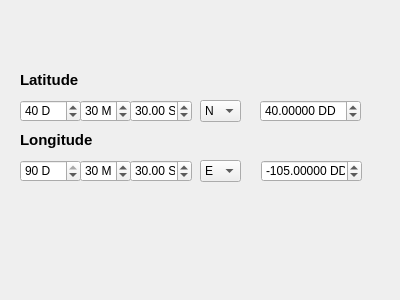
<?xml version="1.0" encoding="UTF-8"?>
<ui version="4.0">
 <class>LatLongCalcDialogBase</class>
 <widget class="QDialog" name="LatLongCalcDialogBase">
  <property name="geometry">
   <rect>
    <x>0</x>
    <y>0</y>
    <width>400</width>
    <height>300</height>
   </rect>
  </property>
  <property name="windowTitle">
   <string>Calculate Lat Lon</string>
  </property>
  <widget class="QLabel" name="label">
   <property name="geometry">
    <rect>
     <x>20</x>
     <y>70</y>
     <width>71</width>
     <height>20</height>
    </rect>
   </property>
   <property name="font">
    <font>
     <pointsize>11</pointsize>
     <weight>75</weight>
     <bold>true</bold>
    </font>
   </property>
   <property name="text">
    <string>Latitude</string>
   </property>
  </widget>
  <widget class="QSpinBox" name="spbLatD">
   <property name="geometry">
    <rect>
     <x>20</x>
     <y>100</y>
     <width>61</width>
     <height>22</height>
    </rect>
   </property>
   <property name="suffix">
    <string> D</string>
   </property>
   <property name="maximum">
    <number>90</number>
   </property>
   <property name="value">
    <number>40</number>
   </property>
  </widget>
  <widget class="QSpinBox" name="spbLatM">
   <property name="geometry">
    <rect>
     <x>80</x>
     <y>100</y>
     <width>51</width>
     <height>22</height>
    </rect>
   </property>
   <property name="suffix">
    <string> M</string>
   </property>
   <property name="maximum">
    <number>59</number>
   </property>
   <property name="value">
    <number>30</number>
   </property>
  </widget>
  <widget class="QDoubleSpinBox" name="spbLatS">
   <property name="geometry">
    <rect>
     <x>130</x>
     <y>100</y>
     <width>62</width>
     <height>22</height>
    </rect>
   </property>
   <property name="prefix">
    <string/>
   </property>
   <property name="suffix">
    <string> S</string>
   </property>
   <property name="maximum">
    <double>59.990000000000002</double>
   </property>
   <property name="value">
    <double>30.000000000000000</double>
   </property>
  </widget>
  <widget class="QComboBox" name="cmbLatH">
   <property name="geometry">
    <rect>
     <x>200</x>
     <y>100</y>
     <width>41</width>
     <height>22</height>
    </rect>
   </property>
   <property name="currentText">
    <string>N</string>
   </property>
   <item>
    <property name="text">
     <string>N</string>
    </property>
   </item>
   <item>
    <property name="text">
     <string>S</string>
    </property>
   </item>
  </widget>
  <widget class="QDoubleSpinBox" name="spbLatDD">
   <property name="geometry">
    <rect>
     <x>260</x>
     <y>100</y>
     <width>101</width>
     <height>22</height>
    </rect>
   </property>
   <property name="suffix">
    <string> DD</string>
   </property>
   <property name="decimals">
    <number>5</number>
   </property>
   <property name="minimum">
    <double>-90.000000000000000</double>
   </property>
   <property name="maximum">
    <double>90.000000000000000</double>
   </property>
   <property name="singleStep">
    <double>0.010000000000000</double>
   </property>
   <property name="value">
    <double>40.000000000000000</double>
   </property>
  </widget>
  <widget class="QSpinBox" name="spbLonM">
   <property name="geometry">
    <rect>
     <x>80</x>
     <y>160</y>
     <width>51</width>
     <height>22</height>
    </rect>
   </property>
   <property name="suffix">
    <string> M</string>
   </property>
   <property name="maximum">
    <number>59</number>
   </property>
   <property name="value">
    <number>30</number>
   </property>
  </widget>
  <widget class="QDoubleSpinBox" name="spbLonS">
   <property name="geometry">
    <rect>
     <x>130</x>
     <y>160</y>
     <width>62</width>
     <height>22</height>
    </rect>
   </property>
   <property name="prefix">
    <string/>
   </property>
   <property name="suffix">
    <string> S</string>
   </property>
   <property name="maximum">
    <double>59.990000000000002</double>
   </property>
   <property name="value">
    <double>30.000000000000000</double>
   </property>
  </widget>
  <widget class="QComboBox" name="cmbLonH">
   <property name="geometry">
    <rect>
     <x>200</x>
     <y>160</y>
     <width>41</width>
     <height>22</height>
    </rect>
   </property>
   <property name="currentText">
    <string>E</string>
   </property>
   <property name="maxVisibleItems">
    <number>22</number>
   </property>
   <item>
    <property name="text">
     <string>E</string>
    </property>
   </item>
   <item>
    <property name="text">
     <string>W</string>
    </property>
   </item>
  </widget>
  <widget class="QSpinBox" name="spbLonD">
   <property name="geometry">
    <rect>
     <x>20</x>
     <y>160</y>
     <width>61</width>
     <height>22</height>
    </rect>
   </property>
   <property name="suffix">
    <string> D</string>
   </property>
   <property name="maximum">
    <number>90</number>
   </property>
   <property name="value">
    <number>90</number>
   </property>
  </widget>
  <widget class="QDoubleSpinBox" name="spbLonDD">
   <property name="geometry">
    <rect>
     <x>261</x>
     <y>160</y>
     <width>101</width>
     <height>22</height>
    </rect>
   </property>
   <property name="suffix">
    <string> DD</string>
   </property>
   <property name="decimals">
    <number>5</number>
   </property>
   <property name="minimum">
    <double>-180.000000000000000</double>
   </property>
   <property name="maximum">
    <double>180.000000000000000</double>
   </property>
   <property name="singleStep">
    <double>0.010000000000000</double>
   </property>
   <property name="value">
    <double>-105.000000000000000</double>
   </property>
  </widget>
  <widget class="QLabel" name="label_2">
   <property name="geometry">
    <rect>
     <x>20</x>
     <y>130</y>
     <width>91</width>
     <height>20</height>
    </rect>
   </property>
   <property name="font">
    <font>
     <pointsize>11</pointsize>
     <weight>75</weight>
     <bold>true</bold>
    </font>
   </property>
   <property name="text">
    <string>Longitude</string>
   </property>
  </widget>
 </widget>
 <resources/>
 <connections/>
</ui>
